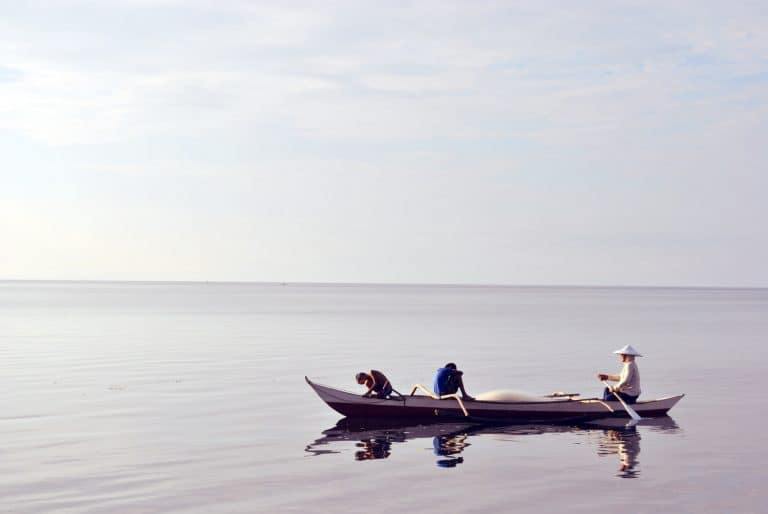
#> input picture Week 6 Activity/boat.jpg, 768 x 514 px
$ jupyter execute --allow-errors 'week 6 Activity.ipynb'   (shell and % lines are left out)
#> lines starting #> are read from the running program, lines starting #| are printed output that depends on the picture; after the words box and inside, x2 and y2 are one past the last pixel; in counts of white or black regions, pixels touching at a corner belong together
[cell 1]
import os
os.chdir("C:\\Users\\user\\AppData\\Local\\Programs\\Python\\Python310\\Scripts\\image_processing_UCCC2513")

# SET UP

[cell 2]
import sys
# Python 3.7 is required
assert sys.version_info >= (3,7)

import cv2 as cv
import numpy as np
import matplotlib.pyplot as plt


# Make sure that optimization is enabled
if not cv.useOptimized():
    cv.setUseOptimized(True)

cv.useOptimized()

# Activity 1

[cell 3]
img = cv.imread("boat.jpg")
#> img is the input picture: shape (514, 768, 3); mean B, G, R 212.5, 207, 208.3
img_gray = cv.imread("boat.jpg",0)
#> img_gray: shape (514, 768); min 0, max 255, mean 208
ret, mask = cv.threshold(img_gray, 0, 255, cv.THRESH_BINARY_INV+cv.THRESH_OTSU)
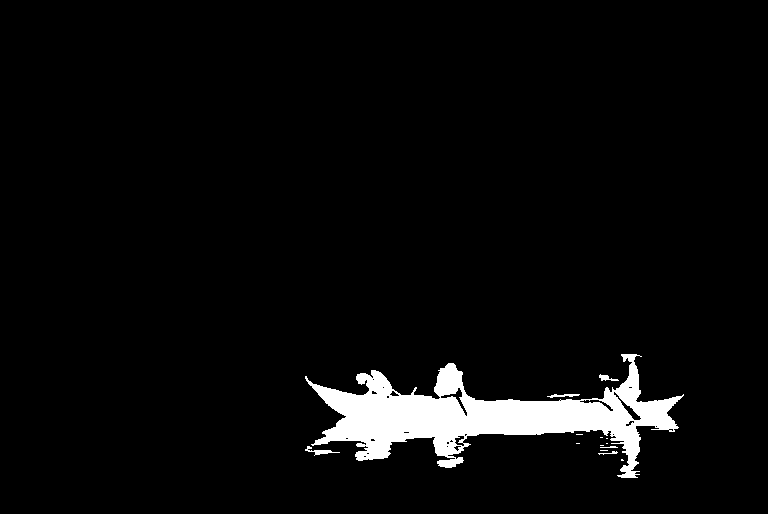
#> mask: shape (514, 768); 4.4% white; 14 white regions (8 under 20 px), largest, box (x1, y1, x2, y2) and area: (305, 354, 684, 478) 16850, (305, 446, 340, 456) 107, (547, 394, 580, 398) 72, (599, 374, 619, 381) 67, (598, 451, 618, 455) 31, (600, 446, 618, 448) 24
#> ret = 132
x,y,w,h = cv.boundingRect(mask)
#> x = 305; y = 354; w = 379; h = 124
print(x, y, w, h)
#| 305 354 379 124
img = cv.cvtColor(img, cv.COLOR_BGR2RGB)
cv.rectangle(img,(x,y),(x+w,y+h),(0,255,0),5)
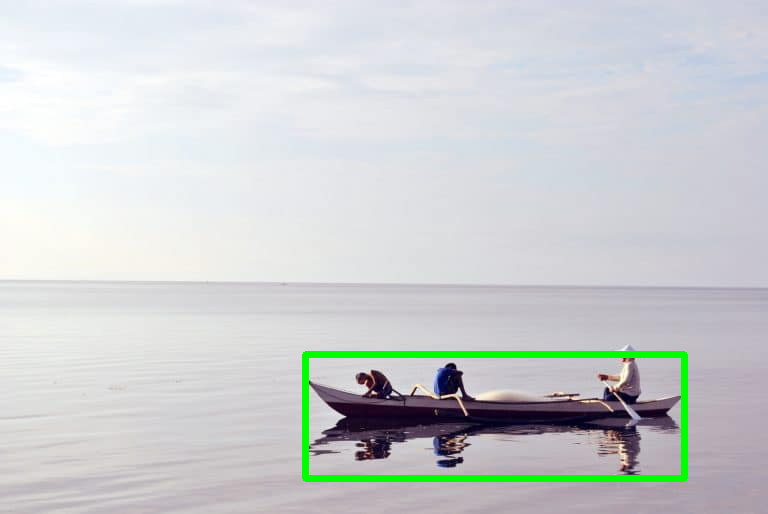
#> img: shape (514, 768, 3); mean R, G, B 204.8, 208.2, 209.1
plt.imshow(img)

# Activity 2

[cell 4]
img = cv.imread("leaf.jfif")
#> (the rest of this cell did not finish here and is left out)

# Activity 3

[cell 5]
from mpl_toolkits.mplot3d import Axes3D
from matplotlib import colors
from matplotlib.colors import hsv_to_rgb

[cell 6]
img = cv.imread('porcelain5.jfif')
#> (the rest of this cell did not finish here and is left out)

#> (a cell that did not finish here is left out)

[cell 8]
low_blue_value = (50, 20, 50)
high_blue_value = (180, 245, 255)
low_white_value = (0, 0, 200)
high_white_value = (200, 50, 255)

square_light_blue = np.full((10, 10, 3), low_blue_value, dtype = np.uint8)/255.0
square_dark_blue = np.full((10, 10, 3), high_blue_value, dtype = np.uint8)/255.0
square_light_white = np.full((10, 10, 3), low_white_value, dtype = np.uint8)/255.0
square_dark_white = np.full((10, 10, 3), high_white_value, dtype = np.uint8)/255.0

plt.subplot(2, 2, 1)
plt.imshow(square_light_blue)
plt.subplot(2, 2, 2)
plt.imshow(square_dark_blue)
plt.subplot(2, 2, 3)
plt.imshow(square_light_white)
plt.subplot(2, 2, 4)
plt.imshow(square_dark_white)
plt.show()
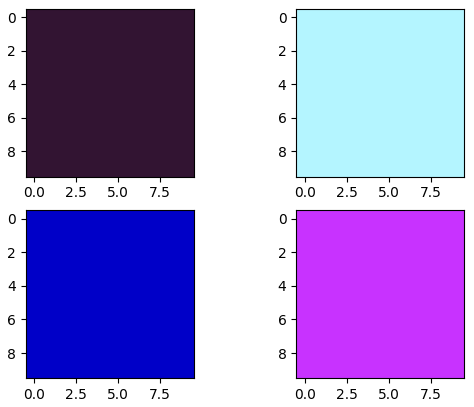
#> figure drawn by matplotlib, 4 panels
